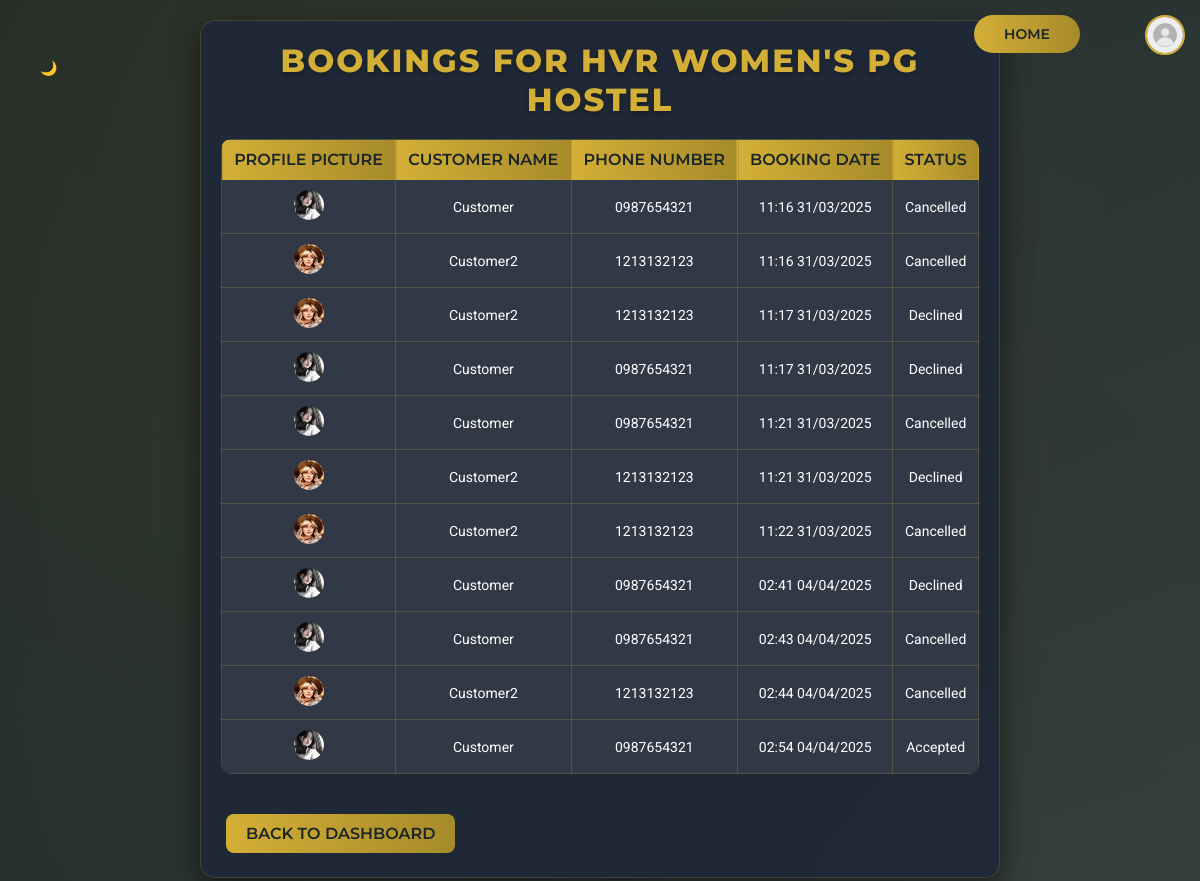
Page /hostel_bookings/1 (signed in) on the committed database.
### app.py (models this page shows, shortened)
class User(db.Model, UserMixin):
    id = db.Column(db.Integer, primary_key=True)
    username = db.Column(db.String(100), unique=True, nullable=False)
    password = db.Column(db.String(200), nullable=False)
    user_type = db.Column(db.String(50), nullable=False)
    phone_number = db.Column(db.String(15), nullable=True)
    hostels = db.relationship('Hostel', back_populates='owner')
    bookings = db.relationship('Booking', back_populates='customer')
    profile_picture=db.Column(db.String(200), nullable=True,default='default_profile_picture_of_account.jfif')

class Hostel(db.Model):
    id = db.Column(db.Integer, primary_key=True)
    name = db.Column(db.String(100), nullable=False)
    location = db.Column(db.String(200), nullable=False)
    price = db.Column(db.String(), nullable=False)
    availability = db.Column(db.Boolean, default=True)
    vacancies = db.Column(db.Integer, default=10, nullable=False)  # New field for vacancies
    owner_id = db.Column(db.Integer, db.ForeignKey('user.id'), nullable=False)
    owner = db.relationship('User', back_populates='hostels')
    images = db.Column(db.String(500), nullable=True)
    bookings = db.relationship('Booking', back_populates='hostel', lazy='dynamic')
    reviews = db.relationship('Review', back_populates='hostel', lazy=True)
    description = db.Column(db.Text, nullable=True,default="No description provided")
    phone_number = db.Column(db.String(15), nullable=True)

class Booking(db.Model):
    id = db.Column(db.Integer, primary_key=True)
    hostel_id = db.Column(db.Integer, db.ForeignKey('hostel.id'))
    customer_id = db.Column(db.Integer, db.ForeignKey('user.id'))
    status = db.Column(db.String(50), nullable=False, default='pending')
    created_at = db.Column(db.DateTime, nullable=False, default=db.func.current_timestamp())
    customer = db.relationship('User', back_populates='bookings')
    hostel = db.relationship('Hostel', back_populates='bookings')
    accepted_date = db.Column(db.DateTime, nullable=True)

### app.py (the view, shortened to what this page needs)
@app.route("/hostel_bookings/<int:hostel_id>", methods=["GET", "POST"])
@login_required
def hostel_bookings(hostel_id):
    hostel = Hostel.query.get_or_404(hostel_id)
    if hostel.owner_id != current_user.id:
        flash('You do not have permission to view these bookings.', 'danger')
        return redirect(url_for('dashboard'))
    bookings = Booking.query.filter_by(hostel_id=hostel_id).all()
    if hostel.vacancies <= 0:
        flash("No vacancies available for this hostel.", "error")
    return render_template("hostel_bookings.html", hostel=hostel, bookings=bookings)

### app.py (called while the page is built)
@login_manager.user_loader
def load_user(user_id):
    return db.session.get(User, int(user_id))

### templates/hostel_bookings.html (shortened to what this page needs)
<!DOCTYPE html>
<html lang="en">
<head>
    <link rel="stylesheet" href="{{ url_for('static', filename='styles.css') }}">
</head>
<body>
    <button class="theme-switcher" aria-label="Toggle Theme">
        <span class="theme-icon">🌙</span>
    </button>
    <a href="{{ url_for('profile') }}" class="profile-button" aria-label="Profile">
        <img src="{{ url_for('static', filename='uploads/' + current_user.profile_picture) }}" alt="Profile Picture"
            class="profile-img">
    </a>
    <div class="container">
        <h2>Bookings for {{ hostel.name | upper}}</h2>
        <div class="table-wrapper">
            <table>
                <tr>
                    <th>Profile Picture</th>
                    <th>Customer Name</th>
                    <th>Phone Number</th>
                    <th>Booking Date</th>
                    <th>Status</th>
                </tr>
                {% set latest_bookings = {} %}
                {% for booking in bookings | sort(attribute='created_at') %}
                {% set latest_bookings = latest_bookings.update({booking.customer.id: booking}) or latest_bookings %}
                {% endfor %}
                {% for booking in bookings %}
                <tr>
                    <td>
                        <img src="{{ url_for('static', filename='uploads/' + booking.customer.profile_picture) }}"
                            alt="Customer Profile Picture" style="width: 30px; height: 30px; border-radius: 50%;">
                    </td>
                    <td>{{ booking.customer.username | capitalize }}</td>
                    <td>{{ booking.customer.phone_number }}</td>
                    <td>{{ booking.created_at.strftime("%H:%M %d/%m/%Y") }}</td>
                    <td>
                        {% if booking == latest_bookings[booking.customer.id] and booking.status == "pending" %}
                        {% if hostel.vacancies > 0 %}
                        <form action="{{ url_for('hostel_bookings', hostel_id=hostel.id) }}" method="post"
                            style="display:inline;">
                            <input type="hidden" name="booking_id" value="{{ booking.id }}">
                            <input type="hidden" name="status" value="accepted">
                            <button type="submit" class="book-button">Accept</button>
                        </form>
                        {% endif %}
                        <form action="{{ url_for('hostel_bookings', hostel_id=hostel.id) }}" method="post"
                            style="display:inline;">
                            <input type="hidden" name="booking_id" value="{{ booking.id }}">
                            <input type="hidden" name="status" value="declined">
                            <button type="submit" class="delete-button">Decline</button>
                        </form>
                        {% else %}
                        {{ booking.status | capitalize }}
                        {% endif %}
                    </td>
                </tr>
                {% endfor %}
            </table>
        </div>
        <a href="{{ url_for('dashboard') }}" class="btn">Back to Dashboard</a>
    </div>
    <a href="{{ url_for('dashboard') }}" class="home-button">Home</a>
</body>
</html>

### static/styles.css (style rules this page uses)
* { margin: 0; padding: 0; box-sizing: border-box; font-family: 'Roboto', sans-serif; scroll-behavior: smooth; }
body { background: linear-gradient(135deg, #1A2526 0%, #2F3A3B 100%); min-height: 100vh; display: flex; justify-content: center; align-items: center; padding: 20px; overflow-x: hidden; color: #FFFFFF; -webkit-font-smoothing: antialiased; -moz-osx-font-smoothing: grayscale; }
body::before { content: ''; position: fixed; top: 0; left: 0; width: 100%; height: 100%; background: radial-gradient(circle at 30% 20%, rgba(212, 175, 55, 0.1), transparent 70%); animation: pulseGlow 10s infinite ease-in-out; z-index: -1; opacity: 0.5; }
body::after { content: ''; position: fixed; top: -50%; left: -50%; width: 200%; height: 200%; background: linear-gradient(45deg, transparent, rgba(212, 175, 55, 0.05), transparent); animation: subtleSweep 20s infinite linear; z-index: -2; }
.add-hostel-container, .container, .book-hostel-container, .dashboard-container, .edit-review-container, .home-container, .auth-container, .container.login-register, .container.manage-bookings { background: rgba(31, 41, 55, 0.95); border-radius: 15px; box-shadow: 0 10px 30px rgba(0, 0, 0, 0.5), inset 0 0 10px rgba(212, 175, 55, 0.1); position: relative; width: 100%; padding: 40px; margin: 30px auto; z-index: 1; border: 1px solid rgba(212, 175, 55, 0.2); transition: transform 0.5s ease, box-shadow 0.5s ease; backdrop-filter: blur(5px); }
.container { max-width: 100vh; width: 100%; margin: 0 auto; padding: 20px; background: rgba(31, 41, 55, 0.95); border-radius: 15px; box-shadow: 0 10px 30px rgba(0, 0, 0, 0.5); transition: transform 0.5s ease, box-shadow 0.5s ease; }
h1, h2, h3 { font-family: 'Montserrat', sans-serif; font-weight: 800; color: #D4AF37; margin-bottom: 20px; text-transform: uppercase; text-align: center; letter-spacing: 2px; text-shadow: 0 2px 5px rgba(0, 0, 0, 0.3); transition: transform 0.3s ease, color 0.3s ease; }
h2 { font-size: 2rem; }
button, .btn, a:not(.home-button):not(.profile-button) { background: linear-gradient(90deg, #D4AF37, #A68B2A); color: #1A2526; padding: 10px 20px; border: none; border-radius: 8px; font-family: 'Montserrat', sans-serif; font-weight: 600; font-size: 1rem; text-transform: uppercase; margin: 20px 5px 0; cursor: pointer; transition: all 0.3s ease; text-decoration: none; display: inline-block; position: relative; overflow: hidden; }
button::before, .btn::before, a:not(.home-button):not(.profile-button)::before { content: ''; position: absolute; top: 0; left: -100%; width: 100%; height: 100%; background: linear-gradient(90deg, transparent, rgba(255, 255, 255, 0.3), transparent); transition: 0.5s; }
button:hover::before, .btn:hover::before, a:not(.home-button):not(.profile-button)::before { left: 100%; }
.home-button { background: linear-gradient(90deg, #D4AF37, #A68B2A); color: #1A2526; padding: 10px 30px; border: none; border-radius: 30px; font-family: 'Montserrat', sans-serif; font-weight: 600; font-size: 14px; text-transform: uppercase; cursor: pointer; text-decoration: none; display: inline-block; position: absolute; top: 15px; right: 120px; transition: all 0.4s ease; z-index: 2; }
.profile-button { position: absolute; top: 15px; right: 15px; display: flex; align-items: center; text-decoration: none; z-index: 2; }
.profile-img { width: 40px; height: 40px; border-radius: 50%; object-fit: cover; border: 2px solid #D4AF37; transition: transform 0.3s ease, border-color 0.3s ease; }
.theme-switcher { position: fixed; top: 15px; left: 15px; background: none; border: none; cursor: pointer; z-index: 1000; font-size: 24px; color: #D4AF37; transition: color 0.3s ease, transform 0.3s ease; }
.table-wrapper { width: 100%; overflow-x: auto; margin: 20px 0; max-width: 100%; }
table { width: 100%; max-width: 100%; border-collapse: collapse; background: rgba(255, 255, 255, 0.05); border-radius: 10px; overflow: hidden; table-layout: auto; }
th, td { border: 1px solid rgba(212, 175, 55, 0.2); padding: 10px; text-align: center; transition: background 0.3s ease; white-space: nowrap; }
th { background: linear-gradient(90deg, #D4AF37, #A68B2A); color: #1A2526; font-family: 'Montserrat', sans-serif; font-size: 16px; font-weight: 600; text-transform: uppercase; }
td { background: rgba(255, 255, 255, 0.03); color: #FFFFFF; font-size: 14px; }
img { border-radius: 10px; max-width: 100%; height: auto; transition: transform 0.3s ease; }
span { font-size: 14px; color: #FFFFFF; margin: 15px 0; display: block; }

### rows in the picture
User: profile_picture (placeholder picture)
Hostel: name "HVR WOMEN'S PG HOSTEL"
Booking: profile_picture (picture), customer.username "Customer", customer.phone_number "0987654321", created_at "11:16 31/03/2025", status "Cancelled"
Booking: profile_picture (picture), customer.username "Customer2", customer.phone_number "1213132123", created_at "11:16 31/03/2025", status "Cancelled"
Booking: profile_picture (picture), customer.username "Customer2", customer.phone_number "1213132123", created_at "11:17 31/03/2025", status "Declined"
Booking: profile_picture (picture), customer.username "Customer", customer.phone_number "0987654321", created_at "11:17 31/03/2025", status "Declined"
Booking: profile_picture (picture), customer.username "Customer", customer.phone_number "0987654321", created_at "11:21 31/03/2025", status "Cancelled"
Booking: profile_picture (picture), customer.username "Customer2", customer.phone_number "1213132123", created_at "11:21 31/03/2025", status "Declined"
Booking: profile_picture (picture), customer.username "Customer2", customer.phone_number "1213132123", created_at "11:22 31/03/2025", status "Cancelled"
Booking: profile_picture (picture), customer.username "Customer", customer.phone_number "0987654321", created_at "02:41 04/04/2025", status "Declined"
Booking: profile_picture (picture), customer.username "Customer", customer.phone_number "0987654321", created_at "02:43 04/04/2025", status "Cancelled"
Booking: profile_picture (picture), customer.username "Customer2", customer.phone_number "1213132123", created_at "02:44 04/04/2025", status "Cancelled"
Booking: profile_picture (picture), customer.username "Customer", customer.phone_number "0987654321", created_at "02:54 04/04/2025", status "Accepted"
